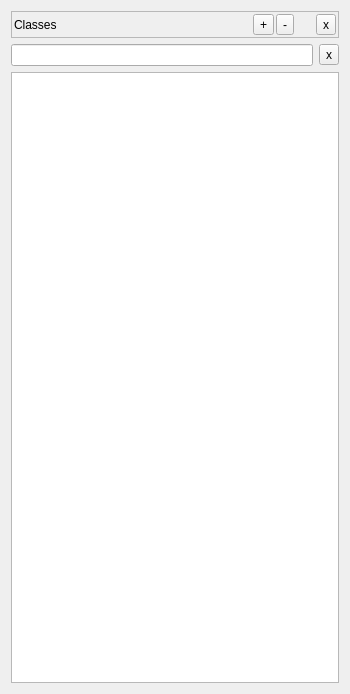
<?xml version="1.0" encoding="UTF-8"?>
<ui version="4.0">
 <class>CategoryWidget</class>
 <widget class="QWidget" name="CategoryWidget">
  <property name="geometry">
   <rect>
    <x>0</x>
    <y>0</y>
    <width>350</width>
    <height>694</height>
   </rect>
  </property>
  <property name="windowTitle">
   <string>CategoryWidget</string>
  </property>
  <layout class="QGridLayout" name="gridLayout">
   <item row="0" column="0">
    <widget class="QFrame" name="frame">
     <property name="frameShape">
      <enum>QFrame::StyledPanel</enum>
     </property>
     <property name="frameShadow">
      <enum>QFrame::Raised</enum>
     </property>
     <layout class="QHBoxLayout" name="horizontalLayout">
      <property name="spacing">
       <number>2</number>
      </property>
      <property name="leftMargin">
       <number>2</number>
      </property>
      <property name="topMargin">
       <number>2</number>
      </property>
      <property name="rightMargin">
       <number>2</number>
      </property>
      <property name="bottomMargin">
       <number>2</number>
      </property>
      <item>
       <widget class="QLabel" name="title">
        <property name="text">
         <string>Classes</string>
        </property>
       </widget>
      </item>
      <item>
       <widget class="QToolButton" name="append">
        <property name="text">
         <string>+</string>
        </property>
        <property name="icon">
         <iconset resource="Thoth.qrc">
          <normaloff>:/Thoth/Resources/icons/ic_add_black_36dp.png</normaloff>:/Thoth/Resources/icons/ic_add_black_36dp.png</iconset>
        </property>
       </widget>
      </item>
      <item>
       <widget class="QToolButton" name="remove">
        <property name="text">
         <string>-</string>
        </property>
        <property name="icon">
         <iconset resource="Thoth.qrc">
          <normaloff>:/Thoth/Resources/icons/ic_remove_black_36dp.png</normaloff>:/Thoth/Resources/icons/ic_remove_black_36dp.png</iconset>
        </property>
       </widget>
      </item>
      <item>
       <spacer name="horizontalSpacer">
        <property name="orientation">
         <enum>Qt::Horizontal</enum>
        </property>
        <property name="sizeType">
         <enum>QSizePolicy::Fixed</enum>
        </property>
        <property name="sizeHint" stdset="0">
         <size>
          <width>20</width>
          <height>0</height>
         </size>
        </property>
       </spacer>
      </item>
      <item>
       <widget class="QToolButton" name="close">
        <property name="text">
         <string>x</string>
        </property>
        <property name="icon">
         <iconset resource="Thoth.qrc">
          <normaloff>:/Thoth/Resources/icons/ic_clear_black_36dp.png</normaloff>:/Thoth/Resources/icons/ic_clear_black_36dp.png</iconset>
        </property>
       </widget>
      </item>
     </layout>
    </widget>
   </item>
   <item row="1" column="0">
    <layout class="QHBoxLayout" name="horizontalLayout_2">
     <item>
      <widget class="QLineEdit" name="lineEdit"/>
     </item>
     <item>
      <widget class="QToolButton" name="search">
       <property name="text">
        <string>x</string>
       </property>
       <property name="icon">
        <iconset resource="Thoth.qrc">
         <normaloff>:/Thoth/Resources/icons/ic_search_black_36dp.png</normaloff>:/Thoth/Resources/icons/ic_search_black_36dp.png</iconset>
       </property>
      </widget>
     </item>
    </layout>
   </item>
   <item row="2" column="0">
    <widget class="QTreeView" name="catTree"/>
   </item>
  </layout>
 </widget>
 <layoutdefault spacing="6" margin="11"/>
 <resources>
  <include location="Thoth.qrc"/>
 </resources>
 <connections/>
</ui>
